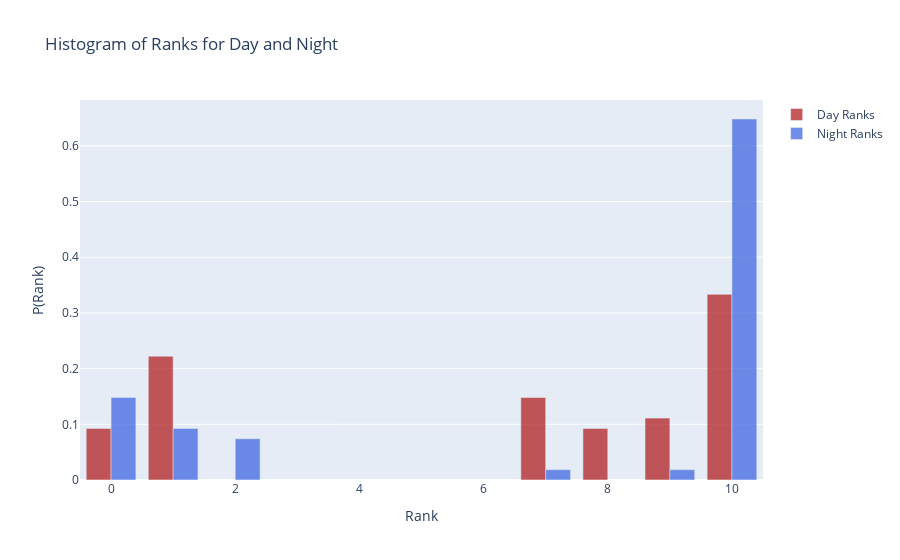

Notebook code cell kept with this figure:
### Code cell
fig = go.Figure()


value, count = np.unique(all_ranks_day, return_counts=True)
count = count / count.sum()
fig.add_trace(
    go.Bar(
        x=value,
        y=count,
        name="Day Ranks",
        marker_color="firebrick",
        opacity=0.75,
    )
)

value, count = np.unique(all_ranks_night, return_counts=True)
count = count / count.sum()
fig.add_trace(
    go.Bar(
        x=value,
        y=count,
        name="Night Ranks",
        marker_color="royalblue",
        opacity=0.75,
    )
)

# Update layout
fig.update_layout(
    title="Histogram of Ranks for Day and Night",
    xaxis_title="Rank",
    yaxis_title="P(Rank)",
    barmode="group",
)

fig.show()

### Figure 1 — Plotly figure (JSON) as saved in the notebook; plotly's stock layout.template omitted (floating-point values rounded to 4 significant figures)
{"data": [{"marker": {"color": "firebrick"}, "name": "Day Ranks", "opacity": 0.75, "type": "bar", "x": [0, 1, 7, 8, 9, 10], "y": [0.09259, 0.2222, 0.1481, 0.09259, 0.1111, 0.3333]}, {"marker": {"color": "royalblue"}, "name": "Night Ranks", "opacity": 0.75, "type": "bar", "x": [0, 1, 2, 7, 9, 10], "y": [0.1481, 0.09259, 0.07407, 0.01852, 0.01852, 0.6481]}], "layout": {"barmode": "group", "title": {"text": "Histogram of Ranks for Day and Night"}, "xaxis": {"title": {"text": "Rank"}}, "yaxis": {"title": {"text": "P(Rank)"}}}}
